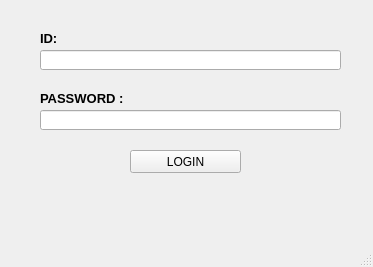
<?xml version="1.0" encoding="UTF-8"?>
<ui version="4.0">
 <class>MainWindow</class>
 <widget class="QMainWindow" name="MainWindow">
  <property name="geometry">
   <rect>
    <x>0</x>
    <y>0</y>
    <width>373</width>
    <height>267</height>
   </rect>
  </property>
  <property name="windowTitle">
   <string>MainWindow</string>
  </property>
  <widget class="QWidget" name="centralwidget">
   <widget class="QLineEdit" name="lineEdit">
    <property name="geometry">
     <rect>
      <x>40</x>
      <y>50</y>
      <width>301</width>
      <height>20</height>
     </rect>
    </property>
    <property name="placeholderText">
     <string/>
    </property>
   </widget>
   <widget class="QLabel" name="label">
    <property name="geometry">
     <rect>
      <x>40</x>
      <y>30</y>
      <width>131</width>
      <height>16</height>
     </rect>
    </property>
    <property name="font">
     <font>
      <pointsize>10</pointsize>
      <weight>75</weight>
      <bold>true</bold>
     </font>
    </property>
    <property name="text">
     <string>ID:</string>
    </property>
   </widget>
   <widget class="QLineEdit" name="lineEdit_2">
    <property name="geometry">
     <rect>
      <x>40</x>
      <y>110</y>
      <width>301</width>
      <height>20</height>
     </rect>
    </property>
    <property name="placeholderText">
     <string/>
    </property>
   </widget>
   <widget class="QLabel" name="label_2">
    <property name="geometry">
     <rect>
      <x>40</x>
      <y>90</y>
      <width>121</width>
      <height>16</height>
     </rect>
    </property>
    <property name="font">
     <font>
      <pointsize>10</pointsize>
      <weight>75</weight>
      <bold>true</bold>
     </font>
    </property>
    <property name="text">
     <string>PASSWORD : </string>
    </property>
   </widget>
   <widget class="QPushButton" name="loginButton">
    <property name="geometry">
     <rect>
      <x>130</x>
      <y>150</y>
      <width>111</width>
      <height>23</height>
     </rect>
    </property>
    <property name="text">
     <string>LOGIN</string>
    </property>
   </widget>
  </widget>
  <widget class="QMenuBar" name="menubar">
   <property name="geometry">
    <rect>
     <x>0</x>
     <y>0</y>
     <width>373</width>
     <height>21</height>
    </rect>
   </property>
  </widget>
  <widget class="QStatusBar" name="statusbar"/>
 </widget>
 <resources/>
 <connections/>
</ui>
